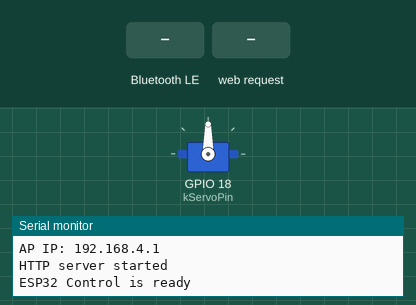
This sketch was run on a simulated ESP32. Shown: servo, the last lines printed to the serial monitor. Inputs (shaded band) come from the test bench. WiFi joins after 1.5 s; servers stay silent unless stated; nothing arrives over Bluetooth unless stated; a phone connects over Bluetooth LE 3 s after start.

Above: at 1.4 s.
1.5 s: Bluetooth LE write "0" received
At 2.7 s:
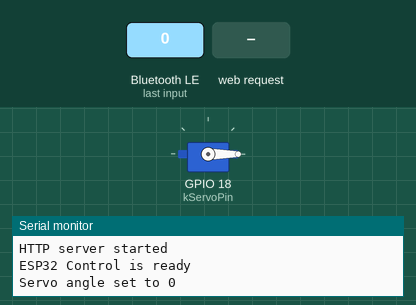
3.0 s: HTTP request GET /api/servo?angle=120 received
At 3.8 s:
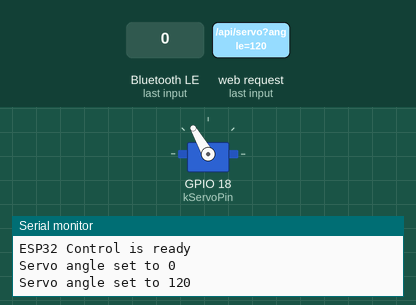
4.5 s: Bluetooth LE write "200" received
At 4.9 s:
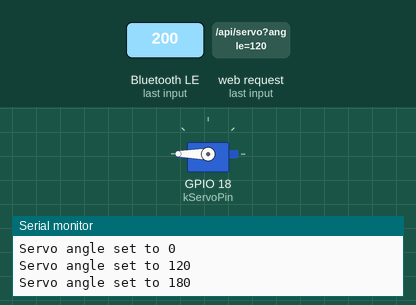
6.0 s: Bluetooth LE write "-" received
At 7.2 s:
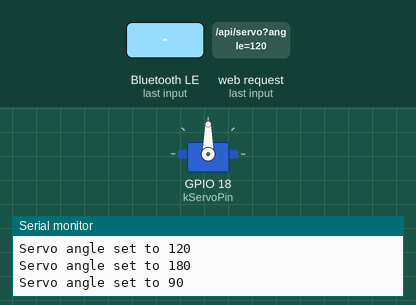
7.5 s: HTTP request GET /api/servo?angle=0 received
At 8.2 s:
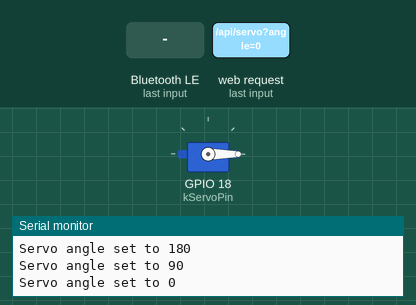
Timing chart, 0 to 10.0 s (numbered marks = the images above; inputs shaded):
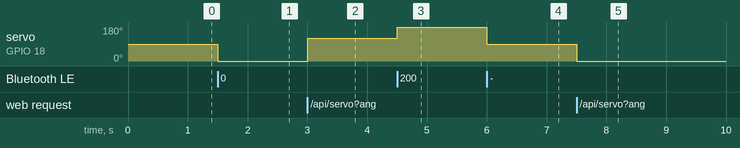

The sketch:

ESP32ServoWiFi.ino
```cpp
#include <BLEDevice.h>
#include <BLEServer.h>
#include <BLEUtils.h>
#include <ESP32Servo.h>
#include <ESPmDNS.h>
#include <WebServer.h>
#include <WiFi.h>

namespace ServoRemote {
constexpr char kDefaultStationSSID[] = "YOUR_WIFI_NAME";
constexpr char kDefaultStationPassword[] = "YOUR_WIFI_PASSWORD";

constexpr char kAccessPointSSID[] = "ESP32-Control";
constexpr char kAccessPointPassword[] = "control123";
constexpr char kHostname[] = "esp32-control";
constexpr char kBluetoothName[] = "ESP32-Control-BLE";
constexpr char kBluetoothServiceUuid[] = "6e400001-b5a3-f393-e0a9-e50e24dcca9e";
constexpr char kBluetoothRxUuid[] = "6e400002-b5a3-f393-e0a9-e50e24dcca9e";

constexpr int kServoPin = 18;
constexpr int kInitialAngle = 90;
constexpr int kMinPulseWidthMicros = 500;
constexpr int kMaxPulseWidthMicros = 2400;
constexpr unsigned long kStationConnectTimeoutMs = 12000;
constexpr unsigned long kReconnectIntervalMs = 10000;
}  // namespace ServoRemote

enum class NetworkMode {
  station,
  accessPoint,
};

Servo gimbalServo;
WebServer server(80);

NetworkMode networkMode = NetworkMode::accessPoint;
unsigned long lastReconnectAttemptAt = 0;
int currentAngle = ServoRemote::kInitialAngle;

int clampAngle(int angle) {
  if (angle < 0) {
    return 0;
  }

  if (angle > 180) {
    return 180;
  }

  return angle;
}

void applyAngle(int angle) {
  currentAngle = clampAngle(angle);
  gimbalServo.write(currentAngle);
  Serial.printf("Servo angle set to %d\n", currentAngle);
}

String activeAddress() {
  if (networkMode == NetworkMode::station && WiFi.status() == WL_CONNECTED) {
    return WiFi.localIP().toString();
  }

  return WiFi.softAPIP().toString();
}

String networkModeLabel() {
  return networkMode == NetworkMode::station ? "station" : "ap";
}

bool credentialsConfigured() {
  return strcmp(ServoRemote::kDefaultStationSSID, "YOUR_WIFI_NAME") != 0 &&
         strcmp(ServoRemote::kDefaultStationPassword, "YOUR_WIFI_PASSWORD") != 0;
}

void sendCorsHeaders() {
  server.sendHeader("Access-Control-Allow-Origin", "*");
  server.sendHeader("Access-Control-Allow-Methods", "GET, POST, OPTIONS");
  server.sendHeader("Access-Control-Allow-Headers", "Content-Type");
}

void handleOptions() {
  sendCorsHeaders();
  server.send(204);
}

int extractAngleFromPayload(const String& payload) {
  String digits;

  for (unsigned int i = 0; i < payload.length(); i += 1) {
    const char c = payload.charAt(i);
    if (isDigit(c) || (c == '-' && digits.length() == 0)) {
      digits += c;
    } else if (digits.length() > 0) {
      break;
    }
  }

  if (digits.isEmpty() || digits == "-") {
    return ServoRemote::kInitialAngle;
  }

  return digits.toInt();
}

void handleRoot() {
  sendCorsHeaders();
  server.send(
      200,
      "application/json",
      "{\"message\":\"ESP32 control is running\",\"status\":\"ok\"}");
}

void handleStatus() {
  sendCorsHeaders();

  const bool wifiConnected = networkMode == NetworkMode::station &&
                             WiFi.status() == WL_CONNECTED;

  String response = "{";
  response += "\"ok\":true,";
  response += "\"angle\":" + String(currentAngle) + ",";
  response += "\"hostname\":\"" + String(ServoRemote::kHostname) + "\",";
  response += "\"bluetoothName\":\"" + String(ServoRemote::kBluetoothName) + "\",";
  response += "\"mode\":\"" + networkModeLabel() + "\",";
  response += "\"connected\":" + String(wifiConnected ? "true" : "false") + ",";
  response += "\"ip\":\"" + activeAddress() + "\",";
  response += "\"ssid\":\"";
  response += networkMode == NetworkMode::station ? WiFi.SSID() : ServoRemote::kAccessPointSSID;
  response += "\"";
  response += "}";

  server.send(200, "application/json", response);
}

void handleServo() {
  int requestedAngle = ServoRemote::kInitialAngle;

  if (server.hasArg("angle")) {
    requestedAngle = server.arg("angle").toInt();
  } else if (server.hasArg("plain")) {
    requestedAngle = extractAngleFromPayload(server.arg("plain"));
  }

  applyAngle(requestedAngle);
  sendCorsHeaders();

  String response = "{";
  response += "\"ok\":true,";
  response += "\"angle\":" + String(currentAngle);
  response += "}";

  server.send(200, "application/json", response);
}

void handleNotFound() {
  sendCorsHeaders();
  server.send(404, "application/json", "{\"ok\":false,\"error\":\"Not found\"}");
}

bool beginMDNS() {
  if (!MDNS.begin(ServoRemote::kHostname)) {
    Serial.println("mDNS failed to start");
    return false;
  }

  MDNS.addService("http", "tcp", 80);
  Serial.printf("mDNS ready at http://%s.local\n", ServoRemote::kHostname);
  return true;
}

bool connectToStation() {
  if (!credentialsConfigured()) {
    Serial.println("Wi-Fi station credentials are still placeholders");
    return false;
  }

  Serial.printf("Connecting to Wi-Fi SSID \"%s\"\n", ServoRemote::kDefaultStationSSID);
  WiFi.mode(WIFI_STA);
  WiFi.begin(ServoRemote::kDefaultStationSSID, ServoRemote::kDefaultStationPassword);

  const unsigned long startedAt = millis();
  while (WiFi.status() != WL_CONNECTED &&
         millis() - startedAt < ServoRemote::kStationConnectTimeoutMs) {
    delay(250);
    Serial.print(".");
  }

  Serial.println();

  if (WiFi.status() != WL_CONNECTED) {
    Serial.println("Station connection timed out");
    WiFi.disconnect(true, true);
    return false;
  }

  networkMode = NetworkMode::station;
  Serial.printf("Connected to Wi-Fi. IP: %s\n", WiFi.localIP().toString().c_str());
  beginMDNS();
  return true;
}

void startAccessPoint() {
  WiFi.mode(WIFI_AP);
  WiFi.softAP(ServoRemote::kAccessPointSSID, ServoRemote::kAccessPointPassword);
  networkMode = NetworkMode::accessPoint;

  Serial.printf("Started ESP32 access point \"%s\"\n", ServoRemote::kAccessPointSSID);
  Serial.printf("AP password: %s\n", ServoRemote::kAccessPointPassword);
  Serial.printf("AP IP: %s\n", WiFi.softAPIP().toString().c_str());
}

class ServoBluetoothCallbacks : public BLECharacteristicCallbacks {
  void onWrite(BLECharacteristic* characteristic) override {
    const String value = characteristic->getValue().c_str();
    if (value.length() == 0) {
      return;
    }

    applyAngle(extractAngleFromPayload(value));
  }
};

void startBluetooth() {
  BLEDevice::init(ServoRemote::kBluetoothName);
  BLEServer* bleServer = BLEDevice::createServer();
  BLEService* bleService = bleServer->createService(ServoRemote::kBluetoothServiceUuid);
  BLECharacteristic* rxCharacteristic = bleService->createCharacteristic(
      ServoRemote::kBluetoothRxUuid,
      BLECharacteristic::PROPERTY_WRITE | BLECharacteristic::PROPERTY_WRITE_NR);

  rxCharacteristic->setCallbacks(new ServoBluetoothCallbacks());
  bleService->start();

  BLEAdvertising* advertising = BLEDevice::getAdvertising();
  advertising->addServiceUUID(ServoRemote::kBluetoothServiceUuid);
  advertising->setScanResponse(true);
  advertising->start();

  Serial.printf("Bluetooth ready as %s\n", ServoRemote::kBluetoothName);
}

void configureHttpServer() {
  server.on("/", HTTP_GET, handleRoot);
  server.on("/api/status", HTTP_GET, handleStatus);
  server.on("/api/status", HTTP_OPTIONS, handleOptions);
  server.on("/api/servo", HTTP_POST, handleServo);
  server.on("/api/servo", HTTP_GET, handleServo);
  server.on("/api/servo", HTTP_OPTIONS, handleOptions);
  server.onNotFound(handleNotFound);
  server.begin();
  Serial.println("HTTP server started");
}

void ensureNetworkReady() {
  if (networkMode == NetworkMode::station && WiFi.status() == WL_CONNECTED) {
    return;
  }

  if (networkMode == NetworkMode::accessPoint) {
    return;
  }

  if (millis() - lastReconnectAttemptAt < ServoRemote::kReconnectIntervalMs) {
    return;
  }

  lastReconnectAttemptAt = millis();
  Serial.println("Wi-Fi disconnected, attempting reconnect");

  if (!connectToStation()) {
    startAccessPoint();
  }
}

void setup() {
  Serial.begin(115200);
  delay(250);

  ESP32PWM::allocateTimer(0);
  ESP32PWM::allocateTimer(1);
  ESP32PWM::allocateTimer(2);
  ESP32PWM::allocateTimer(3);

  gimbalServo.setPeriodHertz(50);
  gimbalServo.attach(
      ServoRemote::kServoPin,
      ServoRemote::kMinPulseWidthMicros,
      ServoRemote::kMaxPulseWidthMicros);

  applyAngle(ServoRemote::kInitialAngle);
  startBluetooth();

  if (!connectToStation()) {
    startAccessPoint();
  }

  configureHttpServer();
  Serial.println("ESP32 Control is ready");
}

void loop() {
  server.handleClient();
  ensureNetworkReady();
  delay(10);
}
```

Measured:
- after the input at 1.5 s, servo on GPIO 18 (kServoPin): 90° → 0° at once
- after the input at 3.0 s, servo on GPIO 18 (kServoPin): 0° → 120° at once
- after the input at 4.5 s, servo on GPIO 18 (kServoPin): 120° → 180° at once
- after the input at 6.0 s, servo on GPIO 18 (kServoPin): 180° → 90° at once
- after the input at 7.5 s, servo on GPIO 18 (kServoPin): 90° → 0° at once
